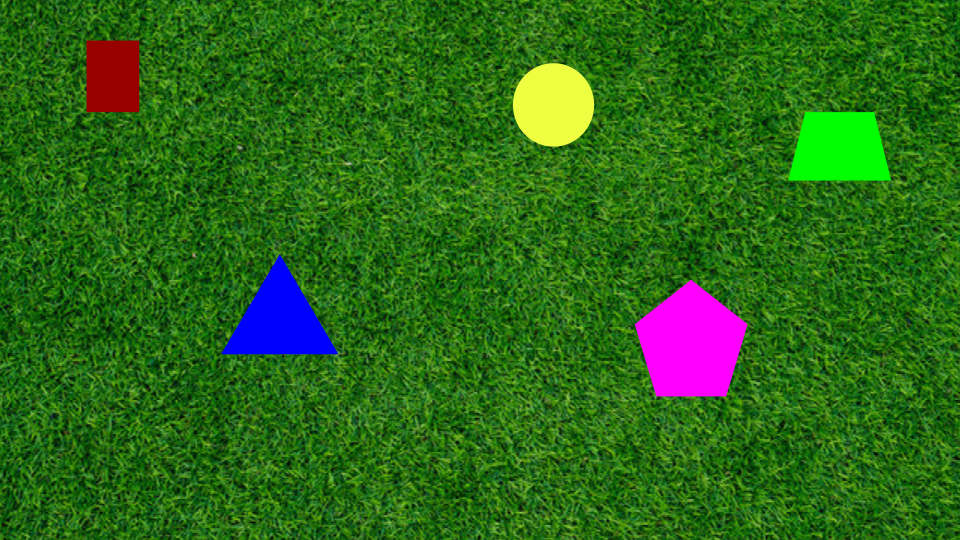
#> input picture Input/PennAir 2024 App Static.png, 960 x 540 px
$ python PennAiRStatic.py
#> lines starting #> are read from the running program, lines starting #| are printed output that depends on the picture; after the words box and inside, x2 and y2 are one past the last pixel; in counts of white or black regions, pixels touching at a corner belong together
import cv2
import numpy as np

#Estimate the background color by averaging the color of the corners of the image.
def estimate_background_color(image, corner_crop_percent=0.05):

    # Get the dimensions of the image
    h, w, _ = image.shape

    # Calculate the size of the cropped areas from the corners based on the percentage of the image size
    crop_size = (int(h * corner_crop_percent), int(w * corner_crop_percent))

    # Extract the four corner regions of the image
    corners = [image[:crop_size[0], :crop_size[1]],               # Top-left
               image[:crop_size[0], w - crop_size[1]:w],          # Top-right
               image[h - crop_size[0]:h, :crop_size[1]],          # Bottom-left
               image[h - crop_size[0]:h, w - crop_size[1]:w]]     # Bottom-right

    # Flatten the corner arrays into a single list of pixel values
    corners = np.concatenate([c.reshape(-1, 3) for c in corners])

    # Calculate the median color value across all the corner pixels
    median_color = np.median(corners, axis=0)

    return median_color

#Process the image
def process_image(image, lower_bound, upper_bound):

    #Create a slightly blurred image to create better contours
    blurred2 = cv2.GaussianBlur(image, (21, 21), 4, 0)

    # Convert the image to HSV color space
    hsv = cv2.cvtColor(blurred2, cv2.COLOR_BGR2HSV)

    # Create a mask and reverse it
    mask_inv = cv2.inRange(hsv, lower_bound, upper_bound)
    mask_inv = cv2.bitwise_not(mask_inv)

    # Find contours based on the masked image
    contours, _ = cv2.findContours(mask_inv, cv2.RETR_EXTERNAL, cv2.CHAIN_APPROX_SIMPLE)

    output = image.copy()

    # Define a minimum area threshold for contours
    min_area = 5000

    # Loop over all the contours
    for contour in contours:
        # Check if the contour is large enough to be considered
        if cv2.contourArea(contour) > min_area:

            # Draw the exact contour on the output image
            cv2.drawContours(output, [contour], -1, (0, 0, 0), 2)

            # Calculate the center using the moments
            M = cv2.moments(contour)
            if M["m00"] != 0:
                cX = int(M["m10"] / M["m00"])
                cY = int(M["m01"] / M["m00"])
            else:
                cX, cY = 0, 0

            # Draw a circle at the centroid
            cv2.circle(output, (cX, cY), 5, (0, 0, 0), -1)
            cv2.putText(output, "Center" + "[" + str(cX) + ", " + str(cY) + "]", (cX - 20, cY - 20), cv2.FONT_HERSHEY_SIMPLEX, 0.5, (0, 0, 0), 2)

    return output


# Find the bounds that should be used to make the masks
def find_bounds(hsv_background_color):
    # Sensitivity of the "hue" value
    sensitivityh = 5

    # Sensitivity of the "saturation" value
    sensitivitys = 40

    # Sensitivity of the "value" value
    sensitivityv = 40

    h_val = int(hsv_background_color[0])
    s_val = int(hsv_background_color[1])
    v_val = int(hsv_background_color[2])

    # Set the bounds for masking
    lower_bound = np.array([h_val - sensitivityh, max(s_val - sensitivitys, 0), max(v_val - sensitivityv, 0)])
    upper_bound = np.array([h_val + sensitivityh, min(s_val + sensitivitys, 255), min(v_val + sensitivityv, 255)])
    return lower_bound, upper_bound

#Open the image to be masked
image = cv2.imread('Input/PennAir 2024 App Static.png')
#> image is the input picture: shape (540, 960, 3); mean B, G, R 24.5, 104.6, 44

#If the image does not exist
if image is None:
    quit()

#Create an aggressively blurred image to get a more accurate estimate of background color
blurred = cv2.GaussianBlur(image, (151, 151), 100, 100)
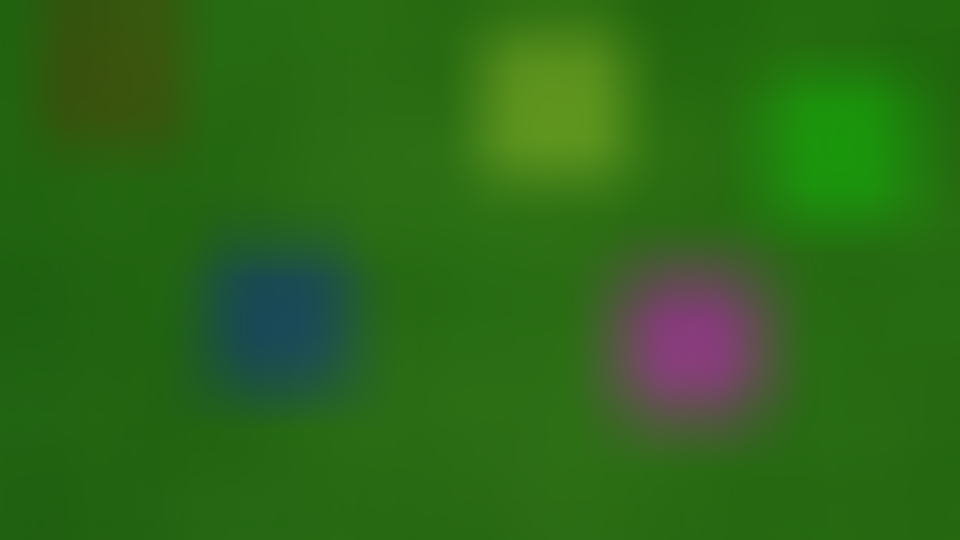
#> blurred: shape (540, 960, 3); mean B, G, R 24.5, 104.6, 44

# Estimate the background color
background_color = estimate_background_color(image)
#> in estimate_background_color, `median_color = np.median(corners, axis=0)`: median_color = [12, 97, 28]
#> background_color = [12, 97, 28]
hsv_background_color = cv2.cvtColor(np.uint8([[background_color]]), cv2.COLOR_BGR2HSV)[0][0]
#> hsv_background_color = [54, 223, 97]

# Define color range used for masking everything but the background
lower_bound, upper_bound = find_bounds(hsv_background_color)
#> in find_bounds, `h_val = int(hsv_background_color[0])`: h_val = 54
#> in find_bounds, `s_val = int(hsv_background_color[1])`: s_val = 223
#> in find_bounds, `v_val = int(hsv_background_color[2])`: v_val = 97
#> in find_bounds, `lower_bound = np.array([h_val - sensitivityh, max(s_val - sensitivitys..`: lower_bound = [49, 183, 57]
#> in find_bounds, `upper_bound = np.array([h_val + sensitivityh, min(s_val + sensitivitys..`: upper_bound = [59, 255, 137]
#> lower_bound = [49, 183, 57]; upper_bound = [59, 255, 137]

output = process_image(image, lower_bound, upper_bound)
#> in process_image, `blurred2 = cv2.GaussianBlur(image, (21, 21), 4, 0)`:
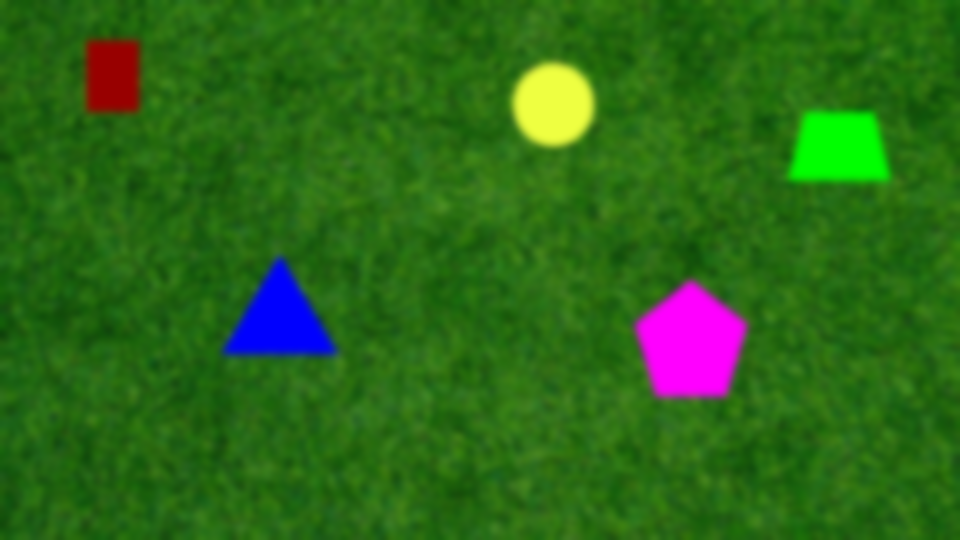
#> blurred2: shape (540, 960, 3); mean B, G, R 24.5, 104.6, 44
#> in process_image, `hsv = cv2.cvtColor(blurred2, cv2.COLOR_BGR2HSV)`: hsv: shape (540, 960, 3); mean H, S, V 55.2, 213.6, 112.3
#> in process_image, `mask_inv = cv2.inRange(hsv, lower_bound, upper_bound)`:
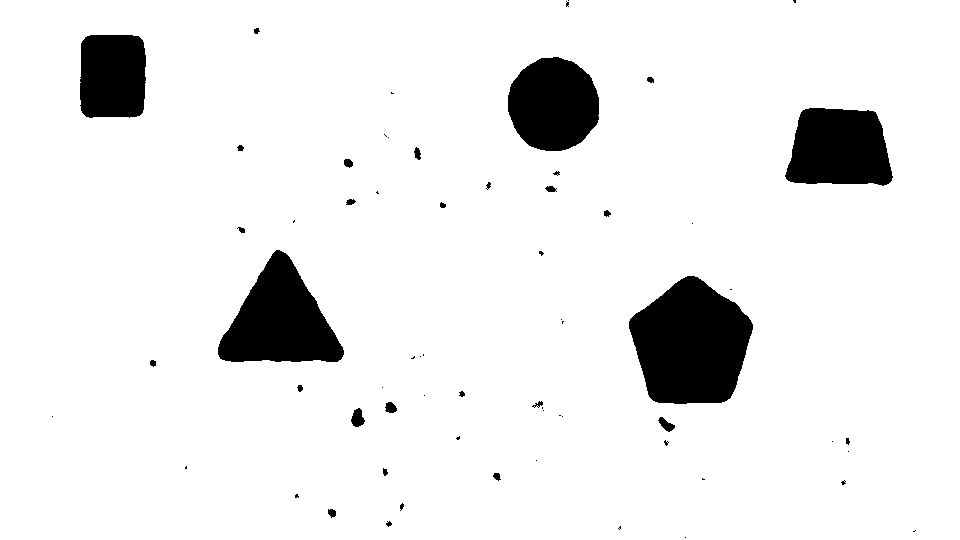
#> mask_inv: shape (540, 960); 92.3% white; 65 black regions (36 under 20 px), largest, box (x1, y1, x2, y2) and area: (629, 276, 753, 404) 11534, (218, 250, 344, 362) 8274, (785, 108, 893, 186) 6853
#> in process_image, `mask_inv = cv2.bitwise_not(mask_inv)`: mask_inv: shape (540, 960); 7.7% white; 65 white regions (36 under 20 px)
#> in process_image, `contours, _ = cv2.findContours(mask_inv, cv2.RETR_EXTERNAL, cv2.CHAIN_..`: contours = 65 contours, 45 with area under 20; largest, box (x1, y1, x2, y2) and area: (629, 276, 753, 404) 11354, (218, 250, 344, 362) 8102, (785, 108, 893, 186) 6696, (508, 57, 599, 151) 6589, (80, 35, 146, 118) 5036
#> the loop in process_image, `for contour in contours:` made 65 passes
#> (cX, cY) on passes 39, 41, 57, 60, 61: (690, 343), (279, 320), (838, 148), (553, 104), (112, 75)
#> contour on passes 1, 2, 3, 9, 12, 13: [[685, 537]], [[915, 530], [914, 531], [913, 531], [914, 531]], [[620, 526], [618, 528], [619, 529], [620, 528]], [[702, 478], [702, 479], [704, 479], [703, 479]], [[186, 466], [185, 467], [185, 468], [186, 468]], [[536, 460]]
#> after the loop in process_image, `for contour in contours:`:
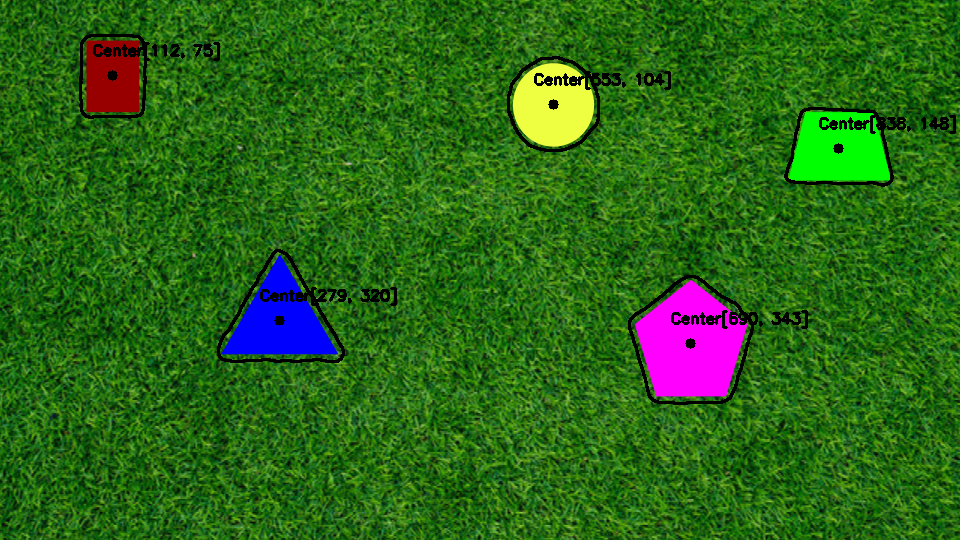
#> output: shape (540, 960, 3); 2.04% of pixels changed, all inside (x1, y1, x2, y2) = (79, 34, 956, 405)

cv2.imshow('Processed Image', output)
cv2.waitKey(0)

cv2.imwrite('Output/Output Part 1.png', output)

cv2.destroyAllWindows()
